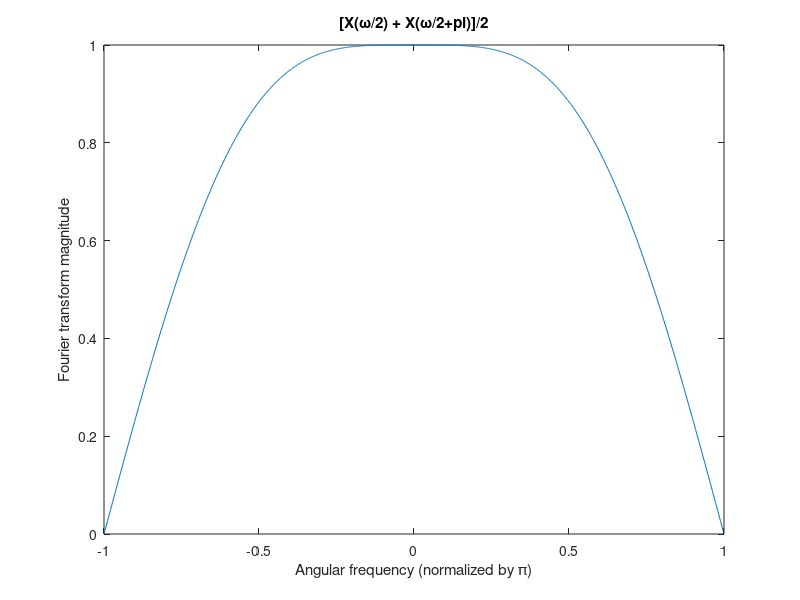

Reproduce this figure in MATLAB.
N = 1024;
W = (-N/2:N/2-1) / (N/2);

% Low pass filter.
h0 = [0.5, 0.5];
H0 = fftshift(fft(h0,N));
plot(W,abs(H0))
xlabel('Angular frequency (normalized by \pi)')
ylabel('Fourier transform magnitude')
title('Frequency response of Haar lowpass filter: [1/2 1/2]')
pause


% High pass filter.
h1 = [0.5, -0.5];
H1 = fftshift(fft(h1,N));
plot(W,abs(H1))
xlabel('Angular frequency (normalized by \pi)')
ylabel('Fourier transform magnitude')
title('Frequency response of Haar highpass filter [1/2 -1/2]')
pause

% Linear interpolating lowpass filter.
hlin = [0.5 1 0.5];
H = fftshift(fft(hlin,N));
plot(W,abs(H))
xlabel('Angular frequency (normalized by \pi)')
ylabel('Fourier transform magnitude')
title('Frequency response of lowpass filter [1/2 1 1/2]')
pause


% Upsampling.
u0 = [0.5 0 0.5 0];
U0 = fftshift(fft(u0,N));
plot(W,abs(U0))
xlabel('Angular frequency (normalized by \pi)')
ylabel('Fourier transform magnitude')
title('Fourier transform of [1/2 0 1/2 0]')
pause

% Downsampling.
x = [-1 0 9 16 9 0 -1] / 16;
X = fftshift(fft(x,N));
plot(W,abs(X))
xlabel('Angular frequency (normalized by \pi)')
ylabel('Fourier transform magnitude')
title('Fourier transform of x = [-1 0 9 16 9 0 -1] / 16')
pause

x2 = [-1 9 9 -1] / 16;
X2 = fftshift(fft(x2,N));
plot(W,abs(X2))
xlabel('Angular frequency (normalized by \pi)')
ylabel('Fourier transform magnitude')
title('Fourier transform of [-1 9 9 -1] / 16')
pause

XX = fftshift(fft(x,2*N));   % X(w)
XX2 = XX(N/2+1:3*N/2);       % X(w/2)
XXPi = fftshift(XX);         % X(w+pi)
XX2Pi = XXPi(N/2+1:3*N/2);   % X(w/2+pi)
Y = (XX2 + XX2Pi) / 2;
plot(W,abs(Y))
xlabel('Angular frequency (normalized by \pi)')
ylabel('Fourier transform magnitude')
title('[X(\omega/2) + X(\omega/2+pi)]/2')
